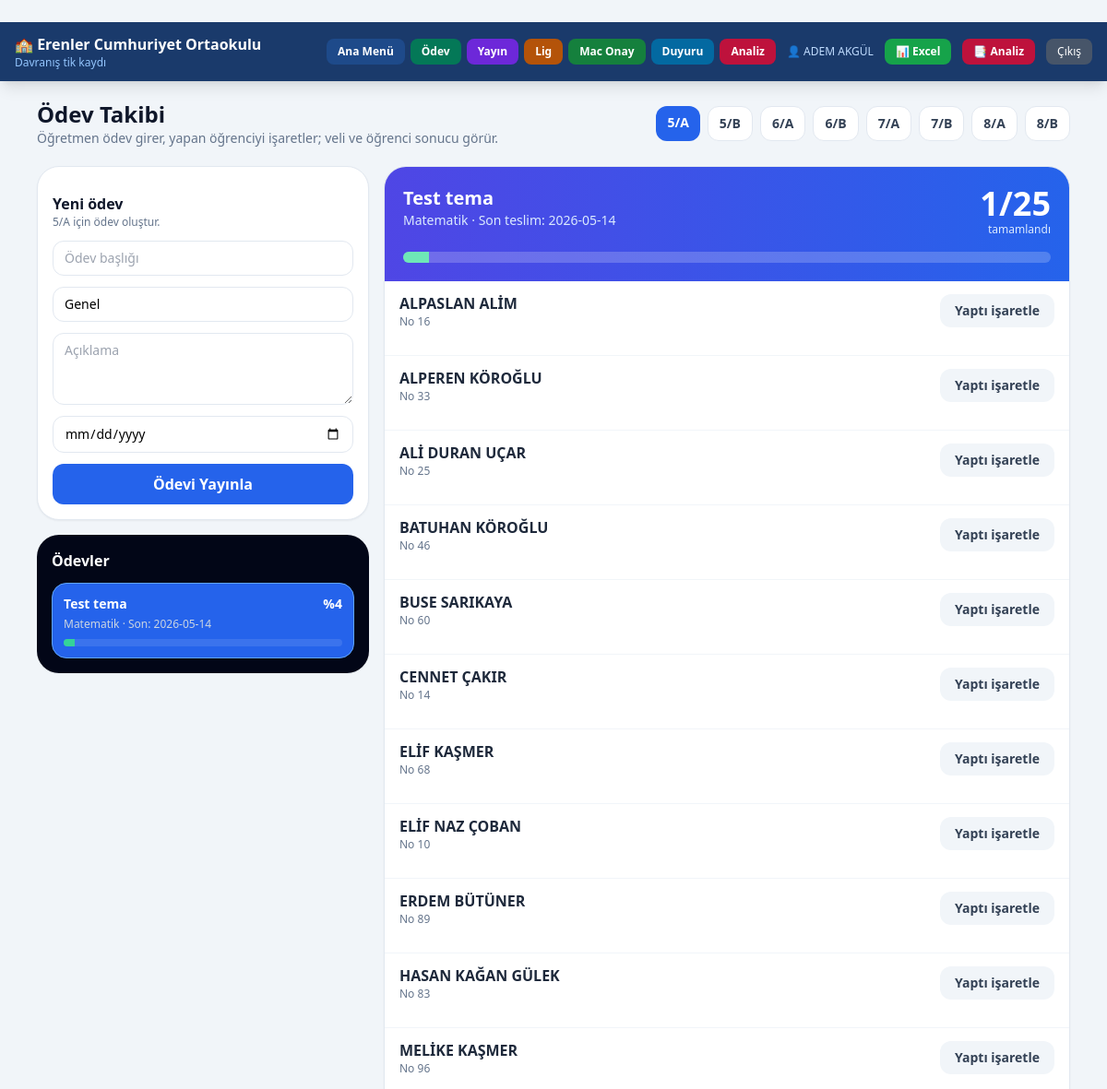
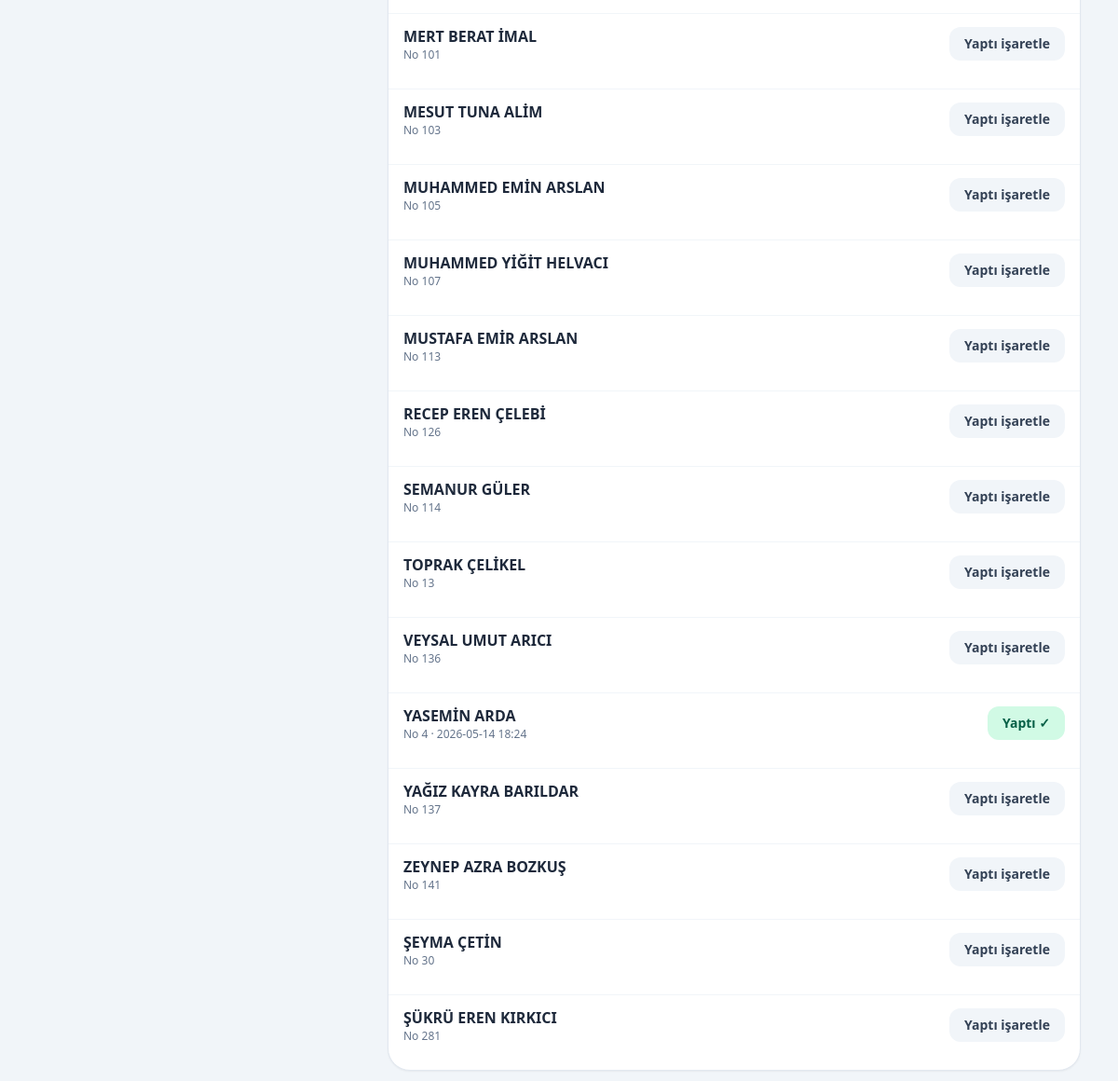
The app's page /yoklama (signed in) with its own data (2 pictures, top to bottom).
### tables this page shows
CREATE TABLE ogretmenler (
            id       INTEGER PRIMARY KEY AUTOINCREMENT,
            ad_soyad TEXT NOT NULL UNIQUE,
            sifre    TEXT NOT NULL DEFAULT ''
        , yetki TEXT NOT NULL DEFAULT 'tam');

CREATE TABLE siniflar (
            id        INTEGER PRIMARY KEY AUTOINCREMENT,
            sinif_adi TEXT NOT NULL UNIQUE
        );

CREATE TABLE odevler (
            id INTEGER PRIMARY KEY AUTOINCREMENT,
            sinif_id INTEGER NOT NULL REFERENCES siniflar(id),
            ogretmen_id INTEGER NOT NULL REFERENCES ogretmenler(id),
            baslik TEXT NOT NULL,
            aciklama TEXT NOT NULL DEFAULT '',
            son_tarih TEXT NOT NULL,
            ders TEXT NOT NULL DEFAULT 'Genel',
            tarih TEXT NOT NULL
        , ders_adi TEXT NOT NULL DEFAULT '', tema_adi TEXT NOT NULL DEFAULT '');

CREATE TABLE ogrenciler (
            id        INTEGER PRIMARY KEY AUTOINCREMENT,
            ad_soyad  TEXT    NOT NULL,
            sinif_id  INTEGER NOT NULL REFERENCES siniflar(id),
            ogr_no    INTEGER NOT NULL
        );

CREATE TABLE odev_tamamlayanlar (
            id INTEGER PRIMARY KEY AUTOINCREMENT,
            odev_id INTEGER NOT NULL REFERENCES odevler(id) ON DELETE CASCADE,
            ogrenci_id INTEGER NOT NULL REFERENCES ogrenciler(id),
            ogretmen_id INTEGER NOT NULL REFERENCES ogretmenler(id),
            tarih TEXT NOT NULL,
            UNIQUE(odev_id, ogrenci_id)
        );

### web_app.py (the view)
@app.route("/yoklama")
@giris_zorunlu
def yoklama():
    siniflar = ogretmen_siniflari(session["ogretmen_id"])
    aktif_id = request.args.get("sinif", type=int) or (siniflar[0]["id"] if siniflar else 0)
    aktif = next((s for s in siniflar if s["id"] == aktif_id), siniflar[0] if siniflar else None)
    ogrenciler = sinif_ogrencileri(aktif["id"]) if aktif else []
    odevler = sinif_odevleri(aktif["id"]) if aktif else []
    secili_odev_id = request.args.get("odev", type=int) or (odevler[0]["id"] if odevler else 0)
    secili_odev = odev_detay_db(secili_odev_id) if secili_odev_id else None
    if secili_odev and aktif and secili_odev["sinif_id"] != aktif["id"]:
        secili_odev = None
    return render_template("yoklama.html", siniflar=siniflar, aktif=aktif,
                           ogrenciler=ogrenciler, odevler=odevler,
                           secili_odev=secili_odev)

### database.py (called while the page is built)
def _conn() -> sqlite3.Connection:
    c = sqlite3.connect(DB_PATH)
    c.row_factory = sqlite3.Row
    c.execute("PRAGMA foreign_keys = ON")
    return c

def ogretmen_siniflari(ogretmen_id: int) -> list[dict]:
    con = _conn()
    rows = [dict(r) for r in con.execute("""
        SELECT s.id, s.sinif_adi
        FROM siniflar s
        JOIN ogretmen_sinif os ON os.sinif_id = s.id
        WHERE os.ogretmen_id = ?
        ORDER BY s.sinif_adi
    """, (ogretmen_id,)).fetchall()]
    con.close()
    return rows

def sinif_ogrencileri(sinif_id: int) -> list[dict]:
    con = _conn()
    rows = [dict(r) for r in con.execute("""
        SELECT o.id, o.ad_soyad, o.ogr_no,
               COUNT(t.id) AS tik_sayisi
        FROM ogrenciler o
        LEFT JOIN tik_kayitlari t ON t.ogrenci_id = o.id
        WHERE o.sinif_id = ?
        GROUP BY o.id
        ORDER BY o.ad_soyad
    """, (sinif_id,)).fetchall()]
    con.close()
    return rows

def sinif_odevleri(sinif_id: int, limit: int = 30) -> list[dict]:
    con = _conn()
    _odev_init(con)
    rows = [dict(r) for r in con.execute("""
        SELECT od.*, og.ad_soyad AS ogretmen,
               COUNT(ot.id) AS tamamlayan,
               (SELECT COUNT(*) FROM ogrenciler WHERE sinif_id = od.sinif_id) AS toplam_ogrenci
        FROM odevler od
        JOIN ogretmenler og ON og.id = od.ogretmen_id
        LEFT JOIN odev_tamamlayanlar ot ON ot.odev_id = od.id
        WHERE od.sinif_id = ?
        GROUP BY od.id
        ORDER BY od.son_tarih DESC, od.id DESC
        LIMIT ?
    """, (sinif_id, limit)).fetchall()]
    con.close()
    return rows

### web_app.py (called while the page is built, shortened)
def giris_zorunlu(fn):
    from functools import wraps
    @wraps(fn)
    def wrapper(*args, **kwargs):
        if "ogretmen_id" not in session:
            return redirect(url_for("login"))
        if session.get("ogretmen_id") and session.get("ogretmen_yetki") is None:
            session["ogretmen_yetki"] = ogretmen_yetki_al(session["ogretmen_id"])
        return fn(*args, **kwargs)
    return wrapper

def bilgilendirme_yetkili_mi() -> bool:
    return "ogretmen_id" in session

def _bilgilendirme_hedefi() -> str | None:
    if session.get("veli_ogrenci_id"):
        return "veli"
    if session.get("ogrenci_giris"):
        return "ogrenci"
    if session.get("ogretmen_id"):
        return "ogretmen"
    return None

@app.context_processor
def _bilgilendirme_context():
    return {
        "bilgilendirme_yetkili": bilgilendirme_yetkili_mi(),
    }

### templates/yoklama.html (shortened to what this page needs)
{% extends "base.html" %}
{% block body %}
<main class="max-w-6xl mx-auto px-4 py-5 space-y-5">
  <header class="flex flex-wrap items-center justify-between gap-3">
    <div>
      <h1 class="text-2xl font-black text-slate-900">Ödev Takibi</h1>
      <p class="text-sm text-slate-500">Öğretmen ödev girer, yapan öğrenciyi işaretler; veli ve öğrenci sonucu görür.</p>
    </div>
    <div class="flex flex-wrap gap-2 w-full sm:w-auto">
      {% for s in siniflar %}
      <a href="{{ url_for('yoklama', sinif=s.id) }}"
         class="rounded-xl px-3 py-2 text-sm font-bold {{ 'bg-blue-600 text-white' if aktif and aktif.id == s.id else 'bg-white border border-slate-200 text-slate-700' }}">
        {{ s.sinif_adi }}
      </a>
      {% endfor %}
    </div>
  </header>
  {% if aktif %}
  <section class="grid lg:grid-cols-[360px_1fr] gap-4">
    <div class="space-y-4">
      <form method="POST" action="{{ url_for('odev_olustur') }}"
            class="rounded-3xl bg-white border border-slate-200 p-4 shadow-sm space-y-3">
        <div>
          <h2 class="font-black text-slate-900">Yeni ödev</h2>
          <p class="text-xs text-slate-500">{{ aktif.sinif_adi }} için ödev oluştur.</p>
        </div>
        <input name="baslik" required placeholder="Ödev başlığı"
               class="w-full rounded-xl border border-slate-200 px-3 py-2 text-sm outline-none focus:ring-2 focus:ring-blue-500">
        <input name="ders" placeholder="Ders / konu" value="Genel"
               class="w-full rounded-xl border border-slate-200 px-3 py-2 text-sm outline-none focus:ring-2 focus:ring-blue-500">
        <textarea name="aciklama" rows="3" placeholder="Açıklama"
                  class="w-full rounded-xl border border-slate-200 px-3 py-2 text-sm outline-none focus:ring-2 focus:ring-blue-500"></textarea>
        <input type="date" name="son_tarih" required
               class="w-full rounded-xl border border-slate-200 px-3 py-2 text-sm outline-none focus:ring-2 focus:ring-blue-500">
        <button class="w-full rounded-xl bg-blue-600 hover:bg-blue-700 text-white font-black py-2.5 transition">
          Ödevi Yayınla
        </button>
      </form>
      <div class="rounded-3xl bg-slate-950 text-white p-4 shadow-sm">
        <h2 class="font-black mb-3">Ödevler</h2>
        <div class="space-y-2">
          {% for od in odevler %}
          {% set oran = ((od.tamamlayan or 0) * 100 / (od.toplam_ogrenci or 1))|round(0) %}
          <a href="{{ url_for('yoklama', sinif=aktif.id, odev=od.id) }}"
             class="block rounded-2xl border px-3 py-3 transition {{ 'bg-blue-600 border-blue-400' if secili_odev and secili_odev.id == od.id else 'bg-white/5 border-white/10 hover:bg-white/10' }}">
            <div class="flex justify-between gap-2 text-sm font-black">
              <span>{{ od.baslik }}</span>
              <span>%{{ oran|int }}</span>
            </div>
            <div class="text-xs text-slate-300 mt-1">{{ od.ders }} · Son: {{ od.son_tarih }}</div>
            <div class="mt-2 h-2 rounded-full bg-white/10 overflow-hidden">
              <div class="h-full bg-emerald-400" style="width:{{ oran }}%"></div>
            </div>
          </a>
          {% else %}
          <p class="text-sm text-slate-400">Henüz ödev yok.</p>
          {% endfor %}
        </div>
      </div>
    </div>
    <section class="rounded-3xl bg-white border border-slate-200 overflow-hidden shadow-sm">
      {% if secili_odev %}
      {% set toplam = secili_odev.toplam_ogrenci or 1 %}
      {% set oran = (secili_odev.tamamlayan * 100 / toplam)|round(0) %}
      <div class="p-4 sm:p-5 bg-gradient-to-r from-indigo-600 to-blue-600 text-white">
        <div class="flex flex-wrap justify-between gap-3">
          <div class="min-w-0">
            <h2 class="text-xl font-black break-words">{{ secili_odev.baslik }}</h2>
            <p class="text-sm text-blue-100">{{ secili_odev.ders }} · Son teslim: {{ secili_odev.son_tarih }}</p>
          </div>
          <div class="text-left sm:text-right">
            <div class="text-4xl font-black">{{ secili_odev.tamamlayan }}/{{ secili_odev.toplam_ogrenci }}</div>
            <div class="text-xs text-blue-100">tamamlandı</div>
          </div>
        </div>
        <div class="mt-4 h-3 rounded-full bg-white/20 overflow-hidden">
          <div class="h-full bg-emerald-300 transition-all duration-700" style="width:{{ oran }}%"></div>
        </div>
      </div>
      <div class="divide-y divide-slate-100">
        {% for o in secili_odev.ogrenciler %}
        <form method="POST" action="{{ url_for('odev_tamamla_route', odev_id=secili_odev.id, ogrenci_id=o.id) }}"
              class="flex flex-col sm:flex-row sm:items-center sm:justify-between gap-3 px-4 py-3">
          <div class="min-w-0">
            <div class="font-bold text-slate-800 break-words">{{ o.ad_soyad }}</div>
            <div class="text-xs text-slate-500">No {{ o.ogr_no }}{% if o.tamamlanma_tarihi %} · {{ o.tamamlanma_tarihi }}{% endif %}</div>
          </div>
          <button class="rounded-xl px-4 py-2 text-sm font-black transition w-full sm:w-auto {{ 'bg-emerald-100 text-emerald-800 hover:bg-emerald-200' if o.tamamlandi else 'bg-slate-100 text-slate-700 hover:bg-blue-100 hover:text-blue-800' }}">
            {{ 'Yaptı ✓' if o.tamamlandi else 'Yaptı işaretle' }}
          </button>
        </form>
        {% endfor %}
      </div>
      {% else %}
      <div class="p-10 text-center text-slate-500">
        <div class="text-5xl mb-3">📝</div>
        <p class="font-bold">Bir ödev oluşturun veya soldan ödev seçin.</p>
      </div>
      {% endif %}
    </section>
  </section>
  {% else %}
  <section class="rounded-2xl bg-white border border-slate-200 p-8 text-center text-slate-500">Sınıf bulunamadı.</section>
  {% endif %}
</main>
{% endblock %}

### templates/base.html (shortened to what this page needs)
﻿<!DOCTYPE html>
<html lang="tr">
<head>
  <script src="https://cdn.tailwindcss.com"></script>
</head>
<body class="bg-slate-100 min-h-screen overflow-x-hidden">
{% if session.ogretmen_adi %}
<header class="bg-okul-800 text-white shadow-lg sticky top-0 z-40">
  <div class="flex items-center justify-between gap-2 px-3 sm:px-4 py-3 max-w-screen-xl mx-auto">
    <div class="flex items-center gap-2 sm:gap-3 min-w-0">
      <div class="min-w-0">
        <div class="font-bold text-sm sm:text-base leading-tight">
          <span class="hidden sm:inline">🏫 Erenler Cumhuriyet Ortaokulu</span>
        </div>
        <div class="text-xs text-blue-300 hidden sm:block">Davranış tik kaydı</div>
      </div>
    </div>
    <div class="flex items-center gap-2 sm:gap-3 min-w-0">
      <nav class="hidden md:flex items-center gap-1.5 flex-wrap justify-end">
        <a href="{{ url_for('dashboard') }}"
           class="bg-okul-700 hover:bg-okul-900 text-white text-xs font-bold
                  px-3 py-1.5 rounded-lg transition whitespace-nowrap">
          Ana Menü
        </a>
        <a href="{{ url_for('yoklama') }}"
           class="bg-emerald-700 hover:bg-emerald-900 text-white text-xs font-bold
                  px-3 py-1.5 rounded-lg transition whitespace-nowrap"
           title="Sınıfa ödev ver">
          Ödev
        </a>
        <a href="{{ url_for('yayin') }}"
           class="bg-violet-700 hover:bg-violet-900 text-white text-xs font-bold
                  px-3 py-1.5 rounded-lg transition whitespace-nowrap"
           title="Okul geneli canlı yayın panosu">
          Yayın
        </a>
        <a href="{{ url_for('lig') }}"
           class="bg-amber-700 hover:bg-amber-900 text-white text-xs font-bold
                  px-3 py-1.5 rounded-lg transition whitespace-nowrap"
           title="Süper Lig puan tablosu">
          Lig
        </a>
        <a href="{{ url_for('ogretmen_ogrenci_maclari') }}"
           class="bg-green-700 hover:bg-green-900 text-white text-xs font-bold
                  px-3 py-1.5 rounded-lg transition whitespace-nowrap"
           title="Ogrenci futbol maclarini onayla">
          Mac Onay
        </a>
        <a href="{{ url_for('bilgilendirme_yonetimi') }}"
           class="bg-sky-700 hover:bg-sky-900 text-white text-xs font-bold
                  px-3 py-1.5 rounded-lg transition whitespace-nowrap"
           title="Öğrenci ve veliye duyuru">
          Duyuru
        </a>
        <a href="{{ url_for('analiz_merkezi') }}"
           class="bg-rose-700 hover:bg-rose-900 text-white text-xs font-bold
                  px-3 py-1.5 rounded-lg transition whitespace-nowrap"
           title="Analiz PDF, yedek ve sıfırlama">
          Analiz
        </a>
      </nav>
      <span class="hidden sm:block text-xs text-blue-200">👤 {{ session.ogretmen_adi }}</span>
      {% if aktif %}
      <a href="{{ url_for('rapor_excel', sinif_id=aktif.id) }}"
         class="bg-green-600 hover:bg-green-700 text-white text-xs font-bold
                px-3 py-1.5 rounded-lg transition hidden sm:block"
         title="Tik listesi Excel">
        📊 Excel
      </a>
      <a href="{{ url_for('analiz_merkezi', sinif_id=aktif.id) }}"
         class="bg-rose-700 hover:bg-rose-800 text-white text-xs font-bold
                px-3 py-1.5 rounded-lg transition hidden md:block"
         title="Analiz merkezi ve PDF">
        📑 Analiz
      </a>
      {% endif %}
      <a href="{{ url_for('logout') }}"
         class="bg-slate-600 hover:bg-slate-500 text-white text-xs
                px-2.5 sm:px-3 py-1.5 rounded-lg transition whitespace-nowrap">
        Çıkış
      </a>
    </div>
  </div>
</header>
{% endif %}
{% block body %}{% endblock %}
</body>
</html>

### records on screen
ogretmenler: ogretmen_adi "ADEM AKGÜL"
siniflar: sinif_adi "5/A"
siniflar: sinif_adi "5/B"
siniflar: sinif_adi "6/A"
siniflar: sinif_adi "6/B"
siniflar: sinif_adi "7/A"
siniflar: sinif_adi "7/B"
siniflar: sinif_adi "8/A"
siniflar: sinif_adi "8/B"
odevler: baslik "Test tema", oran "4", ders "Matematik", son_tarih "2026-05-14", {{ oran }} 4.0 (drawn)
ogrenciler: ad_soyad "ALPASLAN ALİM", ogr_no "16", tamamlandi "Yaptı işaretle"
ogrenciler: ad_soyad "ALPEREN KÖROĞLU", ogr_no "33", tamamlandi "Yaptı işaretle"
ogrenciler: ad_soyad "ALİ DURAN UÇAR", ogr_no "25", tamamlandi "Yaptı işaretle"
ogrenciler: ad_soyad "BATUHAN KÖROĞLU", ogr_no "46", tamamlandi "Yaptı işaretle"
ogrenciler: ad_soyad "BUSE SARIKAYA", ogr_no "60", tamamlandi "Yaptı işaretle"
ogrenciler: ad_soyad "CENNET ÇAKIR", ogr_no "14", tamamlandi "Yaptı işaretle"
ogrenciler: ad_soyad "ELİF KAŞMER", ogr_no "68", tamamlandi "Yaptı işaretle"
ogrenciler: ad_soyad "ELİF NAZ ÇOBAN", ogr_no "10", tamamlandi "Yaptı işaretle"
ogrenciler: ad_soyad "ERDEM BÜTÜNER", ogr_no "89", tamamlandi "Yaptı işaretle"
ogrenciler: ad_soyad "HASAN KAĞAN GÜLEK", ogr_no "83", tamamlandi "Yaptı işaretle"
ogrenciler: ad_soyad "MELİKE KAŞMER", ogr_no "96", tamamlandi "Yaptı işaretle"
ogrenciler: ad_soyad "MERT BERAT İMAL", ogr_no "101", tamamlandi "Yaptı işaretle"
ogrenciler: ad_soyad "MESUT TUNA ALİM", ogr_no "103", tamamlandi "Yaptı işaretle"
ogrenciler: ad_soyad "MUHAMMED EMİN ARSLAN", ogr_no "105", tamamlandi "Yaptı işaretle"
ogrenciler: ad_soyad "MUHAMMED YİĞİT HELVACI", ogr_no "107", tamamlandi "Yaptı işaretle"
ogrenciler: ad_soyad "MUSTAFA EMİR ARSLAN", ogr_no "113", tamamlandi "Yaptı işaretle"
ogrenciler: ad_soyad "RECEP EREN ÇELEBİ", ogr_no "126", tamamlandi "Yaptı işaretle"
ogrenciler: ad_soyad "SEMANUR GÜLER", ogr_no "114", tamamlandi "Yaptı işaretle"
ogrenciler: ad_soyad "TOPRAK ÇELİKEL", ogr_no "13", tamamlandi "Yaptı işaretle"
ogrenciler: ad_soyad "VEYSAL UMUT ARICI", ogr_no "136", tamamlandi "Yaptı işaretle"
odev_tamamlayanlar: ad_soyad "YASEMİN ARDA", ogr_no "4", tamamlanma_tarihi "2026-05-14 18:24", tamamlandi "Yaptı ✓"
ogrenciler: ad_soyad "YAĞIZ KAYRA BARILDAR", ogr_no "137", tamamlandi "Yaptı işaretle"
ogrenciler: ad_soyad "ZEYNEP AZRA BOZKUŞ", ogr_no "141", tamamlandi "Yaptı işaretle"
ogrenciler: ad_soyad "ŞEYMA ÇETİN", ogr_no "30", tamamlandi "Yaptı işaretle"
ogrenciler: ad_soyad "ŞÜKRÜ EREN KIRKICI", ogr_no "281", tamamlandi "Yaptı işaretle"

### other values on screen
{{ secili_odev.tamamlayan }} "1"
{{ secili_odev.toplam_ogrenci }} "25"
